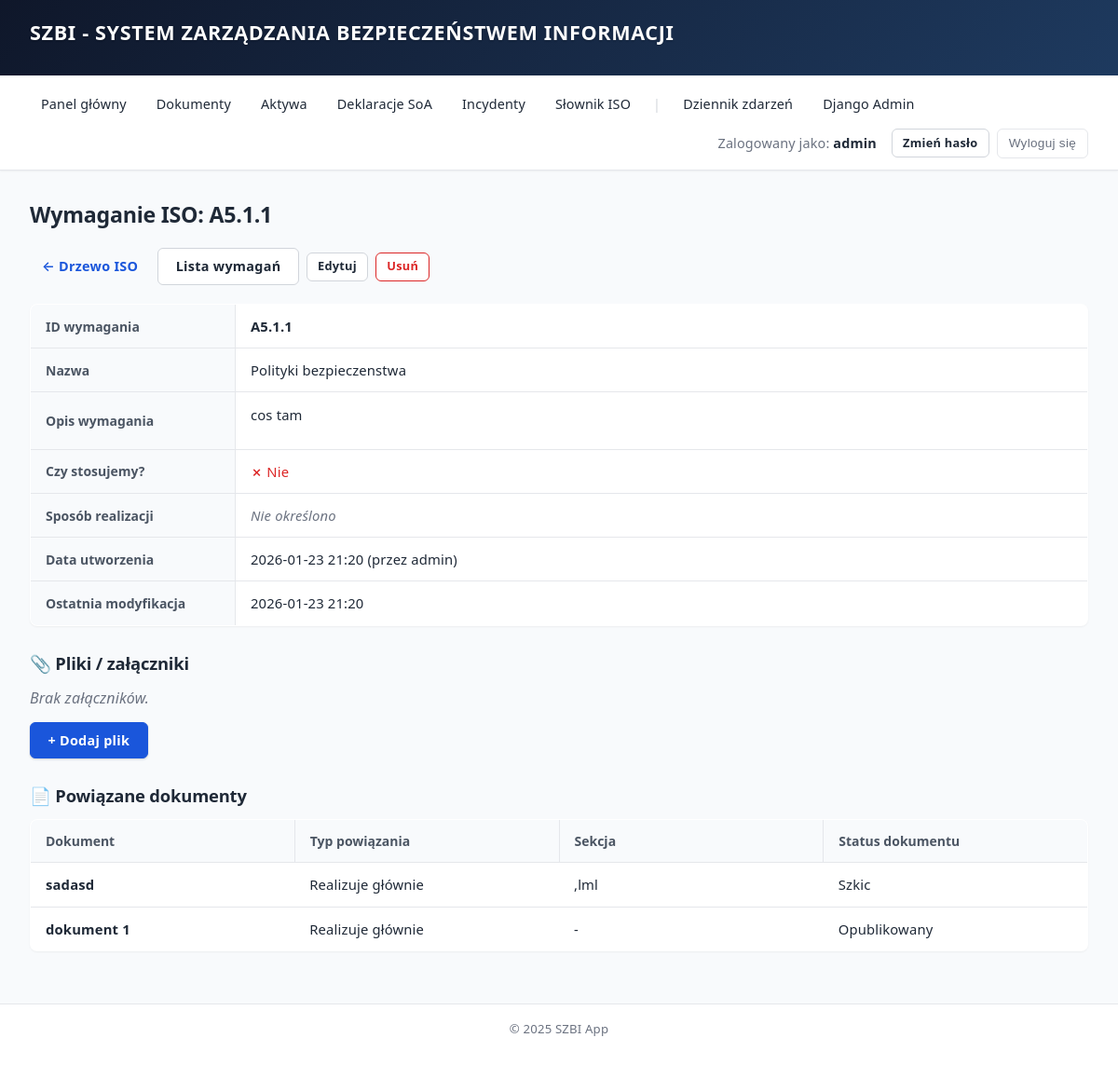
The app's page /slownik/wymagania/1/ (signed in), older data.
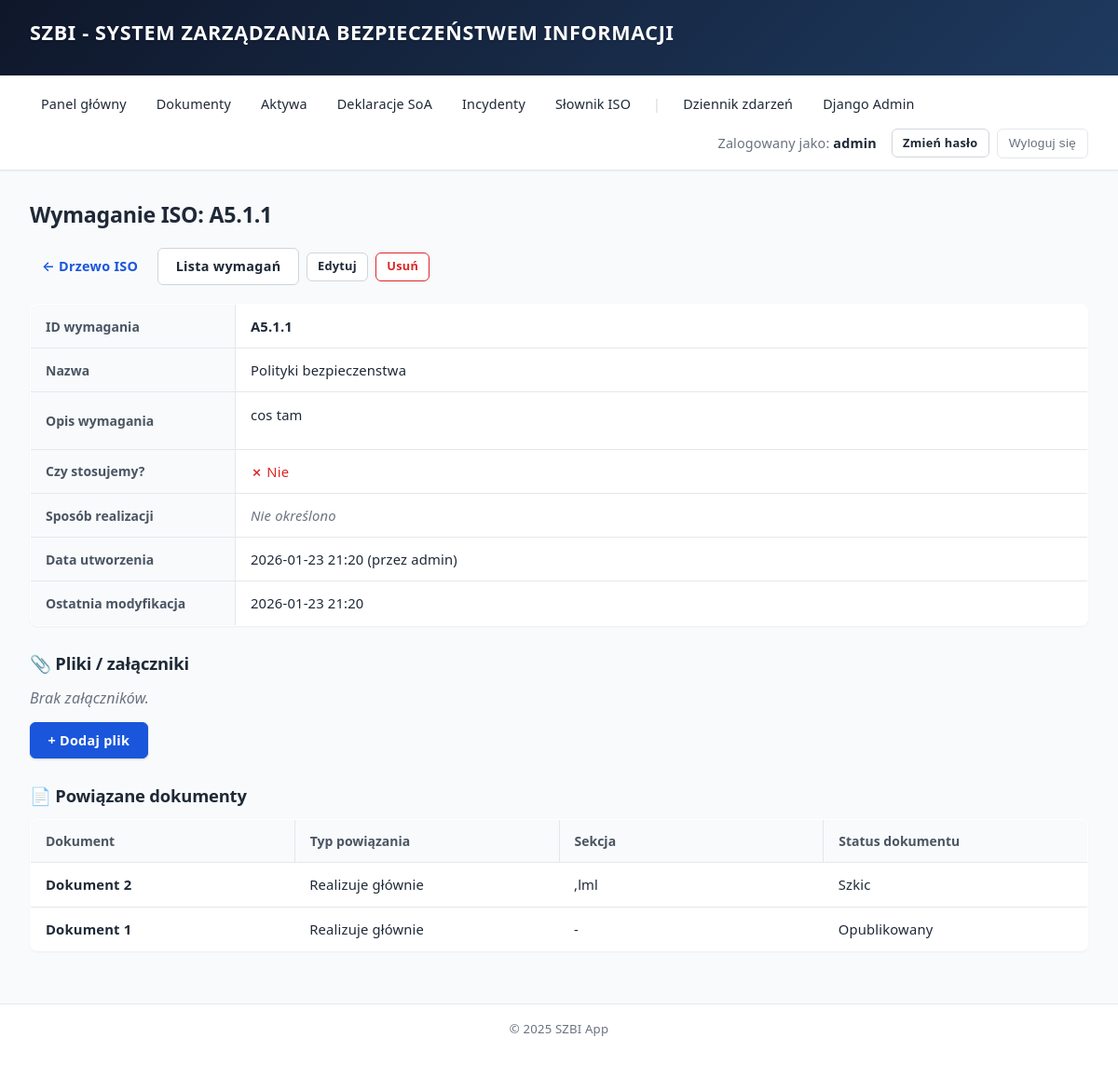
The same page, newer data.
### documents/models.py (models this page shows, shortened)
class DocumentISOMapping(models.Model):
    MAPPING_TYPE_CHOICES = [
        ('primary', 'Realizuje głównie'),
        ('supports', 'Wspiera realizację'),
        ('related', 'Powiązany'),
    ]
    document = models.ForeignKey(
        Document,
        on_delete=models.CASCADE,
        related_name='iso_mappings',
        verbose_name="Dokument"
    )
    iso_requirement = models.ForeignKey(
        'dictionary.ISORequirement',
        on_delete=models.CASCADE,
        related_name='document_mappings',
        verbose_name="Wymaganie ISO"
    )
    mapping_type = models.CharField(
        max_length=20,
        choices=MAPPING_TYPE_CHOICES,
        default='primary',
        verbose_name="Typ powiązania"
    )
    section_reference = models.CharField(
        max_length=255,
        blank=True,
        verbose_name="Sekcja dokumentu",
        help_text="Która sekcja/rozdział dokumentu odnosi się do wymagania"
    )
    notes = models.TextField(
        blank=True,
        verbose_name="Uwagi"
    )
    created_at = models.DateTimeField(auto_now_add=True, verbose_name="Data utworzenia")
    created_by = models.ForeignKey(
        User,
        on_delete=models.SET_NULL,
        null=True,
        blank=True,
        related_name='created_iso_mappings',
        verbose_name="Utworzył"
    )
    class Meta:
        verbose_name = "Powiązanie dokument-ISO"
        verbose_name_plural = "Powiązania dokument-ISO"
        unique_together = ['document', 'iso_requirement']
        ordering = ['iso_requirement__iso_id']

class Document(models.Model):
    STATUS = [
        ('draft', 'Szkic'),
        ('review', 'W przeglądzie'),
        ('approval', 'Oczekuje na zatwierdzenie'),
        ('published', 'Opublikowany'),
        ('archived', 'Zarchiwizowany'),
    ]
    DOCUMENT_TYPE_CHOICES = [
        ('policy', 'Polityka'),
        ('procedure', 'Procedura'),
        ('instruction', 'Instrukcja'),
        ('regulation', 'Regulamin'),
        ('plan', 'Plan'),
        ('report', 'Raport'),
        ('record', 'Zapis'),
        ('other', 'Inny'),
    ]
    WORKFLOW_TRANSITIONS = {
        'draft': ['review'],
        'review': ['draft', 'approval'],
        'approval': ['review', 'published'],
        'published': ['archived'],
        'archived': ['draft'],
    }
    designation = models.CharField(
        max_length=50,
        unique=True,
        verbose_name="Oznaczenie",
        help_text="Unikalne oznaczenie dokumentu, np. POL-001, PROC-003"
    )
    title = models.CharField(max_length=255, verbose_name="Tytuł")
    document_type = models.CharField(
        max_length=20,
        choices=DOCUMENT_TYPE_CHOICES,
        default='other',
        verbose_name="Rodzaj dokumentu"
    )
    description = models.TextField(blank=True, verbose_name="Opis")
    owner = models.ForeignKey(
        User,
        on_delete=models.PROTECT,
        verbose_name="Właściciel"
    )
    status = models.CharField(
        max_length=20,
        choices=STATUS,
        default='draft',
        verbose_name="Status"
    )
    created_at = models.DateTimeField(auto_now_add=True, verbose_name="Data utworzenia")
    updated_at = models.DateTimeField(auto_now=True, verbose_name="Data modyfikacji")
    class Meta:
        verbose_name = "Dokument"
        verbose_name_plural = "Dokumenty"
        ordering = ['-updated_at']

### dictionary/views.py (the view)
# urls.py: path('wymagania/<int:pk>/', views.iso_requirement_detail, name='iso_requirement_detail'),
@login_required
@dictionary_permission_required
def iso_requirement_detail(request, pk):
    iso_req = get_object_or_404(
        ISORequirement.objects.select_related('objective__domain__category'),
        pk=pk
    )
    document_mappings = iso_req.document_mappings.select_related('document', 'created_by').all()
    attachments = iso_req.attachments.all()
    attachment_form = ISOAttachmentForm()
    return render(request, 'dictionary/iso_requirement_detail.html', {
        'iso_req': iso_req,
        'document_mappings': document_mappings,
        'attachments': attachments,
        'attachment_form': attachment_form,
    })

### dictionary/views.py (called while the page is built, shortened)
def has_dictionary_permission(user):
    if user.is_superuser or user.is_staff:
        return True

def dictionary_permission_required(view_func):
    @wraps(view_func)
    def wrapper(request, *args, **kwargs):
        if not has_dictionary_permission(request.user):
            return redirect('core:dashboard_access_denied')
        return view_func(request, *args, **kwargs)
    return wrapper

### templates/dictionary/iso_requirement_detail.html (shortened to what this page needs)
{% extends 'base.html' %}
{% block content %}
<h2>Wymaganie ISO: {{ iso_req.iso_id }}</h2>
<p class="actions">
    <a href="{% url 'dictionary:iso_tree' %}" class="btn btn-ghost">← Drzewo ISO</a>
    <a href="{% url 'dictionary:iso_requirement_list' %}" class="btn btn-outline">Lista wymagań</a>
    <a href="{% url 'dictionary:iso_requirement_update' iso_req.pk %}" class="btn btn-outline btn-sm">Edytuj</a>
    <a href="{% url 'dictionary:iso_requirement_delete' iso_req.pk %}" class="btn btn-outline-danger btn-sm">Usuń</a>
</p>
<table class="detail-table">
    <tr>
        <th>ID wymagania</th>
        <td><strong>{{ iso_req.iso_id }}</strong></td>
    </tr>
    <tr>
        <th>Nazwa</th>
        <td>{{ iso_req.name }}</td>
    </tr>
    {% if iso_req.description %}
    <tr>
        <th>Opis wymagania</th>
        <td>{{ iso_req.description|linebreaks }}</td>
    </tr>
    {% endif %}
    <tr>
        <th>Czy stosujemy?</th>
        <td>
            {% if iso_req.is_applied == 'yes' %}
                <span class="status-applied">✓ Tak</span>
            {% elif iso_req.is_applied == 'no' %}
                <span class="status-not-applied">✗ Nie</span>
            {% elif iso_req.is_applied == 'partial' %}
                <span class="status-partial">◐ Częściowo</span>
            {% else %}
                <span class="status-not-applicable">— Nie dotyczy</span>
            {% endif %}
        </td>
    </tr>
    <tr>
        <th>Sposób realizacji</th>
        <td>
            {% if iso_req.implementation_method %}
                {{ iso_req.implementation_method|linebreaks }}
            {% else %}
                <em>Nie określono</em>
            {% endif %}
        </td>
    </tr>
    <tr>
        <th>Data utworzenia</th>
        <td>
            {{ iso_req.created_at|date:"Y-m-d H:i" }}
            {% if iso_req.created_by %}(przez {{ iso_req.created_by.username }}){% endif %}
        </td>
    </tr>
    <tr>
        <th>Ostatnia modyfikacja</th>
        <td>
            {{ iso_req.updated_at|date:"Y-m-d H:i" }}
        </td>
    </tr>
</table>
<h3>📎 Pliki / załączniki</h3>
{% if attachments %}
<table class="detail-table">
    <thead>
        <tr>
            <th>Tytuł</th>
            <th>Plik</th>
            <th>Dodano</th>
            <th>Przez</th>
            <th>Akcje</th>
        </tr>
    </thead>
    <tbody>
        {% for att in attachments %}
        <tr>
            <td>{{ att.title }}</td>
            <td>{{ att.get_filename }}</td>
            <td>{{ att.uploaded_at|date:"Y-m-d H:i" }}</td>
            <td>{{ att.uploaded_by.username|default:"-" }}</td>
            <td>
                <a href="{% url 'dictionary:attachment_download' att.pk %}" class="btn btn-outline btn-sm">Pobierz</a>
                <a href="{% url 'dictionary:attachment_delete' att.pk %}" class="btn btn-outline-danger btn-sm">Usuń</a>
            </td>
        </tr>
        {% endfor %}
    </tbody>
</table>
{% else %}
<p><em>Brak załączników.</em></p>
{% endif %}
<p>
    <a href="{% url 'dictionary:attachment_add' iso_req.pk %}" class="btn">+ Dodaj plik</a>
</p>
<h3>📄 Powiązane dokumenty</h3>
{% if document_mappings %}
<table class="detail-table">
    <thead>
        <tr>
            <th>Dokument</th>
            <th>Typ powiązania</th>
            <th>Sekcja</th>
            <th>Status dokumentu</th>
        </tr>
    </thead>
    <tbody>
        {% for mapping in document_mappings %}
        <tr>
            <td>
                <a href="{% url 'documents:detail' mapping.document.pk %}">
                    <strong>{{ mapping.document.title }}</strong>
                </a>
            </td>
            <td>{{ mapping.get_mapping_type_display }}</td>
            <td>{{ mapping.section_reference|default:"-" }}</td>
            <td>{{ mapping.document.get_status_display }}</td>
        </tr>
        {% endfor %}
    </tbody>
</table>
{% else %}
<p><em>To wymaganie nie jest jeszcze powiązane z żadnymi dokumentami.</em></p>
<p>
    <a href="{% url 'documents:list' %}" class="btn btn-outline">Przejdź do listy dokumentów</a>, aby dodać powiązania.
</p>
{% endif %}
{% endblock %}

Row changes from the older to the newer data that the page shows:
changed through a linked row, DocumentISOMapping ",lml": document "sadasd" → "Dokument 2"
changed through a linked row, DocumentISOMapping "Opublikowany": document "dokument 1" → "Dokument 1"
